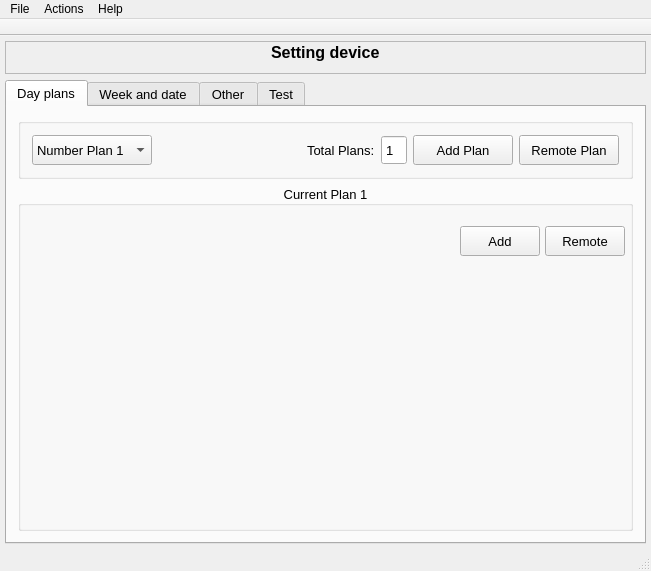
<?xml version="1.0" encoding="UTF-8"?>
<ui version="4.0">
 <class>MainWindow</class>
 <widget class="QMainWindow" name="MainWindow">
  <property name="geometry">
   <rect>
    <x>0</x>
    <y>0</y>
    <width>651</width>
    <height>571</height>
   </rect>
  </property>
  <property name="sizePolicy">
   <sizepolicy hsizetype="Minimum" vsizetype="Preferred">
    <horstretch>0</horstretch>
    <verstretch>0</verstretch>
   </sizepolicy>
  </property>
  <property name="contextMenuPolicy">
   <enum>Qt::NoContextMenu</enum>
  </property>
  <property name="windowTitle">
   <string>MainWindow</string>
  </property>
  <property name="tabShape">
   <enum>QTabWidget::Rounded</enum>
  </property>
  <widget class="QWidget" name="centralWidget">
   <layout class="QGridLayout" name="gridLayout">
    <property name="leftMargin">
     <number>0</number>
    </property>
    <property name="topMargin">
     <number>0</number>
    </property>
    <property name="rightMargin">
     <number>0</number>
    </property>
    <property name="bottomMargin">
     <number>0</number>
    </property>
    <property name="spacing">
     <number>0</number>
    </property>
    <item row="0" column="0">
     <widget class="QStackedWidget" name="stackedWidget">
      <property name="currentIndex">
       <number>0</number>
      </property>
      <widget class="QWidget" name="setting">
       <layout class="QGridLayout" name="gridLayout_2">
        <property name="leftMargin">
         <number>5</number>
        </property>
        <property name="topMargin">
         <number>5</number>
        </property>
        <property name="rightMargin">
         <number>5</number>
        </property>
        <property name="bottomMargin">
         <number>5</number>
        </property>
        <property name="spacing">
         <number>5</number>
        </property>
        <item row="0" column="0">
         <layout class="QVBoxLayout" name="verticalLayout">
          <item>
           <widget class="QFrame" name="frame">
            <property name="frameShape">
             <enum>QFrame::StyledPanel</enum>
            </property>
            <property name="frameShadow">
             <enum>QFrame::Raised</enum>
            </property>
            <layout class="QHBoxLayout" name="horizontalLayout">
             <property name="topMargin">
              <number>0</number>
             </property>
             <item>
              <spacer name="horizontalSpacer">
               <property name="orientation">
                <enum>Qt::Horizontal</enum>
               </property>
               <property name="sizeHint" stdset="0">
                <size>
                 <width>217</width>
                 <height>20</height>
                </size>
               </property>
              </spacer>
             </item>
             <item>
              <widget class="QLabel" name="label">
               <property name="font">
                <font>
                 <pointsize>12</pointsize>
                 <weight>75</weight>
                 <bold>true</bold>
                </font>
               </property>
               <property name="text">
                <string>Setting device</string>
               </property>
              </widget>
             </item>
             <item>
              <spacer name="horizontalSpacer_2">
               <property name="orientation">
                <enum>Qt::Horizontal</enum>
               </property>
               <property name="sizeHint" stdset="0">
                <size>
                 <width>217</width>
                 <height>20</height>
                </size>
               </property>
              </spacer>
             </item>
            </layout>
           </widget>
          </item>
          <item>
           <widget class="QTabWidget" name="tabWidget">
            <property name="font">
             <font>
              <pointsize>10</pointsize>
             </font>
            </property>
            <property name="tabPosition">
             <enum>QTabWidget::North</enum>
            </property>
            <property name="tabShape">
             <enum>QTabWidget::Rounded</enum>
            </property>
            <property name="currentIndex">
             <number>0</number>
            </property>
            <property name="elideMode">
             <enum>Qt::ElideNone</enum>
            </property>
            <widget class="QWidget" name="DayPlans">
             <attribute name="title">
              <string>Day plans</string>
             </attribute>
             <layout class="QVBoxLayout" name="verticalLayout_6">
              <item>
               <widget class="QGroupBox" name="gbPlanDay">
                <property name="maximumSize">
                 <size>
                  <width>16777215</width>
                  <height>70</height>
                 </size>
                </property>
                <property name="title">
                 <string/>
                </property>
                <property name="alignment">
                 <set>Qt::AlignCenter</set>
                </property>
                <layout class="QHBoxLayout" name="horizontalLayout_10">
                 <item>
                  <widget class="QComboBox" name="cbSelectPlan">
                   <property name="minimumSize">
                    <size>
                     <width>120</width>
                     <height>30</height>
                    </size>
                   </property>
                   <property name="toolTipDuration">
                    <number>0</number>
                   </property>
                   <property name="currentIndex">
                    <number>0</number>
                   </property>
                   <item>
                    <property name="text">
                     <string>Number Plan 1</string>
                    </property>
                   </item>
                  </widget>
                 </item>
                 <item>
                  <spacer name="horizontalSpacer_long">
                   <property name="orientation">
                    <enum>Qt::Horizontal</enum>
                   </property>
                   <property name="sizeHint" stdset="0">
                    <size>
                     <width>40</width>
                     <height>20</height>
                    </size>
                   </property>
                  </spacer>
                 </item>
                 <item>
                  <widget class="QLabel" name="label_53">
                   <property name="minimumSize">
                    <size>
                     <width>0</width>
                     <height>30</height>
                    </size>
                   </property>
                   <property name="text">
                    <string>Total Plans:</string>
                   </property>
                  </widget>
                 </item>
                 <item>
                  <widget class="QSpinBox" name="sbTotalPlan">
                   <property name="minimumSize">
                    <size>
                     <width>0</width>
                     <height>30</height>
                    </size>
                   </property>
                   <property name="font">
                    <font>
                     <pointsize>10</pointsize>
                    </font>
                   </property>
                   <property name="wrapping">
                    <bool>false</bool>
                   </property>
                   <property name="frame">
                    <bool>true</bool>
                   </property>
                   <property name="readOnly">
                    <bool>true</bool>
                   </property>
                   <property name="buttonSymbols">
                    <enum>QAbstractSpinBox::NoButtons</enum>
                   </property>
                   <property name="minimum">
                    <number>1</number>
                   </property>
                   <property name="maximum">
                    <number>24</number>
                   </property>
                  </widget>
                 </item>
                 <item>
                  <widget class="QPushButton" name="pbAddPlan">
                   <property name="minimumSize">
                    <size>
                     <width>100</width>
                     <height>30</height>
                    </size>
                   </property>
                   <property name="text">
                    <string>Add Plan</string>
                   </property>
                  </widget>
                 </item>
                 <item>
                  <widget class="QPushButton" name="pbRemotePlan">
                   <property name="minimumSize">
                    <size>
                     <width>100</width>
                     <height>30</height>
                    </size>
                   </property>
                   <property name="text">
                    <string>Remote Plan</string>
                   </property>
                  </widget>
                 </item>
                </layout>
               </widget>
              </item>
              <item>
               <widget class="QGroupBox" name="gbCurrentPlan">
                <property name="title">
                 <string>Current Plan 1</string>
                </property>
                <property name="alignment">
                 <set>Qt::AlignCenter</set>
                </property>
                <layout class="QVBoxLayout" name="verticalLayout_7" stretch="0,1">
                 <property name="spacing">
                  <number>0</number>
                 </property>
                 <property name="leftMargin">
                  <number>5</number>
                 </property>
                 <property name="topMargin">
                  <number>20</number>
                 </property>
                 <property name="rightMargin">
                  <number>5</number>
                 </property>
                 <property name="bottomMargin">
                  <number>0</number>
                 </property>
                 <item>
                  <layout class="QHBoxLayout" name="horizontalLayout_13" stretch="1,0,0">
                   <property name="spacing">
                    <number>5</number>
                   </property>
                   <property name="leftMargin">
                    <number>0</number>
                   </property>
                   <property name="topMargin">
                    <number>0</number>
                   </property>
                   <property name="rightMargin">
                    <number>0</number>
                   </property>
                   <property name="bottomMargin">
                    <number>0</number>
                   </property>
                   <item>
                    <spacer name="horizontalSpacer_5">
                     <property name="orientation">
                      <enum>Qt::Horizontal</enum>
                     </property>
                     <property name="sizeHint" stdset="0">
                      <size>
                       <width>40</width>
                       <height>20</height>
                      </size>
                     </property>
                    </spacer>
                   </item>
                   <item>
                    <widget class="QPushButton" name="pbAddItemPlan">
                     <property name="minimumSize">
                      <size>
                       <width>0</width>
                       <height>30</height>
                      </size>
                     </property>
                     <property name="text">
                      <string>Add</string>
                     </property>
                    </widget>
                   </item>
                   <item>
                    <widget class="QPushButton" name="pbRemoteItemPlan">
                     <property name="minimumSize">
                      <size>
                       <width>0</width>
                       <height>30</height>
                      </size>
                     </property>
                     <property name="text">
                      <string>Remote</string>
                     </property>
                    </widget>
                   </item>
                  </layout>
                 </item>
                 <item>
                  <widget class="QWidget" name="planWidget" native="true"/>
                 </item>
                </layout>
               </widget>
              </item>
             </layout>
            </widget>
            <widget class="QWidget" name="WeekDate">
             <attribute name="title">
              <string>Week and date</string>
             </attribute>
             <layout class="QGridLayout" name="gridLayout_13">
              <item row="0" column="0">
               <widget class="QGroupBox" name="groupBoxWeek">
                <property name="minimumSize">
                 <size>
                  <width>250</width>
                  <height>0</height>
                 </size>
                </property>
                <property name="maximumSize">
                 <size>
                  <width>16777215</width>
                  <height>16777215</height>
                 </size>
                </property>
                <property name="title">
                 <string>Plan for the week</string>
                </property>
                <property name="alignment">
                 <set>Qt::AlignCenter</set>
                </property>
                <layout class="QFormLayout" name="formLayout_9">
                 <item row="1" column="0">
                  <widget class="QLabel" name="label_45">
                   <property name="minimumSize">
                    <size>
                     <width>0</width>
                     <height>30</height>
                    </size>
                   </property>
                   <property name="text">
                    <string>Monday:</string>
                   </property>
                  </widget>
                 </item>
                 <item row="2" column="0">
                  <widget class="QLabel" name="label_46">
                   <property name="minimumSize">
                    <size>
                     <width>0</width>
                     <height>30</height>
                    </size>
                   </property>
                   <property name="text">
                    <string>Tuesday:</string>
                   </property>
                  </widget>
                 </item>
                 <item row="3" column="0">
                  <widget class="QLabel" name="label_47">
                   <property name="minimumSize">
                    <size>
                     <width>0</width>
                     <height>30</height>
                    </size>
                   </property>
                   <property name="text">
                    <string>Wednesday:</string>
                   </property>
                  </widget>
                 </item>
                 <item row="4" column="0">
                  <widget class="QLabel" name="label_48">
                   <property name="minimumSize">
                    <size>
                     <width>0</width>
                     <height>30</height>
                    </size>
                   </property>
                   <property name="text">
                    <string>Thursday:</string>
                   </property>
                  </widget>
                 </item>
                 <item row="5" column="0">
                  <widget class="QLabel" name="label_49">
                   <property name="minimumSize">
                    <size>
                     <width>0</width>
                     <height>30</height>
                    </size>
                   </property>
                   <property name="text">
                    <string>Friday:</string>
                   </property>
                  </widget>
                 </item>
                 <item row="6" column="0">
                  <widget class="QLabel" name="label_50">
                   <property name="minimumSize">
                    <size>
                     <width>0</width>
                     <height>30</height>
                    </size>
                   </property>
                   <property name="text">
                    <string>Saturday:</string>
                   </property>
                  </widget>
                 </item>
                 <item row="1" column="1">
                  <widget class="QSpinBox" name="sbMonday">
                   <property name="minimumSize">
                    <size>
                     <width>0</width>
                     <height>30</height>
                    </size>
                   </property>
                   <property name="minimum">
                    <number>1</number>
                   </property>
                   <property name="maximum">
                    <number>1</number>
                   </property>
                  </widget>
                 </item>
                 <item row="2" column="1">
                  <widget class="QSpinBox" name="sbTuesday">
                   <property name="minimumSize">
                    <size>
                     <width>0</width>
                     <height>30</height>
                    </size>
                   </property>
                   <property name="minimum">
                    <number>1</number>
                   </property>
                   <property name="maximum">
                    <number>1</number>
                   </property>
                  </widget>
                 </item>
                 <item row="3" column="1">
                  <widget class="QSpinBox" name="sbWednesday">
                   <property name="minimumSize">
                    <size>
                     <width>0</width>
                     <height>30</height>
                    </size>
                   </property>
                   <property name="minimum">
                    <number>1</number>
                   </property>
                   <property name="maximum">
                    <number>1</number>
                   </property>
                  </widget>
                 </item>
                 <item row="4" column="1">
                  <widget class="QSpinBox" name="sbThursday">
                   <property name="minimumSize">
                    <size>
                     <width>0</width>
                     <height>30</height>
                    </size>
                   </property>
                   <property name="minimum">
                    <number>1</number>
                   </property>
                   <property name="maximum">
                    <number>1</number>
                   </property>
                  </widget>
                 </item>
                 <item row="5" column="1">
                  <widget class="QSpinBox" name="sbFriday">
                   <property name="minimumSize">
                    <size>
                     <width>0</width>
                     <height>30</height>
                    </size>
                   </property>
                   <property name="minimum">
                    <number>1</number>
                   </property>
                   <property name="maximum">
                    <number>1</number>
                   </property>
                  </widget>
                 </item>
                 <item row="6" column="1">
                  <widget class="QSpinBox" name="sbSaturday">
                   <property name="minimumSize">
                    <size>
                     <width>0</width>
                     <height>30</height>
                    </size>
                   </property>
                   <property name="minimum">
                    <number>1</number>
                   </property>
                   <property name="maximum">
                    <number>1</number>
                   </property>
                  </widget>
                 </item>
                 <item row="7" column="0">
                  <widget class="QLabel" name="label_51">
                   <property name="minimumSize">
                    <size>
                     <width>0</width>
                     <height>30</height>
                    </size>
                   </property>
                   <property name="text">
                    <string>Sunday:</string>
                   </property>
                  </widget>
                 </item>
                 <item row="7" column="1">
                  <widget class="QSpinBox" name="sbSunday">
                   <property name="minimumSize">
                    <size>
                     <width>0</width>
                     <height>30</height>
                    </size>
                   </property>
                   <property name="minimum">
                    <number>1</number>
                   </property>
                   <property name="maximum">
                    <number>1</number>
                   </property>
                  </widget>
                 </item>
                 <item row="0" column="1">
                  <widget class="QLabel" name="label_52">
                   <property name="minimumSize">
                    <size>
                     <width>0</width>
                     <height>30</height>
                    </size>
                   </property>
                   <property name="text">
                    <string>Set plan number.</string>
                   </property>
                  </widget>
                 </item>
                </layout>
               </widget>
              </item>
              <item row="0" column="1">
               <widget class="QGroupBox" name="groupBoxHoliday">
                <property name="title">
                 <string>Holiday plan</string>
                </property>
                <property name="alignment">
                 <set>Qt::AlignCenter</set>
                </property>
                <layout class="QVBoxLayout" name="verticalLayout_8" stretch="0,1">
                 <property name="spacing">
                  <number>0</number>
                 </property>
                 <property name="leftMargin">
                  <number>5</number>
                 </property>
                 <property name="topMargin">
                  <number>20</number>
                 </property>
                 <property name="rightMargin">
                  <number>5</number>
                 </property>
                 <property name="bottomMargin">
                  <number>0</number>
                 </property>
                 <item>
                  <layout class="QHBoxLayout" name="horizontalLayout_14" stretch="1,0,0,1">
                   <property name="spacing">
                    <number>5</number>
                   </property>
                   <item>
                    <spacer name="horizontalSpacer_6">
                     <property name="orientation">
                      <enum>Qt::Horizontal</enum>
                     </property>
                     <property name="sizeHint" stdset="0">
                      <size>
                       <width>40</width>
                       <height>20</height>
                      </size>
                     </property>
                    </spacer>
                   </item>
                   <item>
                    <widget class="QPushButton" name="pbAddHoliday">
                     <property name="text">
                      <string>Add</string>
                     </property>
                    </widget>
                   </item>
                   <item>
                    <widget class="QPushButton" name="pbRemoteHoliday">
                     <property name="text">
                      <string>Remote</string>
                     </property>
                    </widget>
                   </item>
                   <item>
                    <spacer name="horizontalSpacer_7">
                     <property name="orientation">
                      <enum>Qt::Horizontal</enum>
                     </property>
                     <property name="sizeHint" stdset="0">
                      <size>
                       <width>40</width>
                       <height>20</height>
                      </size>
                     </property>
                    </spacer>
                   </item>
                  </layout>
                 </item>
                 <item>
                  <widget class="QWidget" name="wHoliday" native="true"/>
                 </item>
                </layout>
               </widget>
              </item>
             </layout>
            </widget>
            <widget class="QWidget" name="other">
             <attribute name="title">
              <string>Other</string>
             </attribute>
             <layout class="QVBoxLayout" name="verticalLayout_2">
              <item>
               <widget class="QGroupBox" name="gb_acceleration">
                <property name="title">
                 <string>Sound acceleration</string>
                </property>
                <property name="alignment">
                 <set>Qt::AlignLeading|Qt::AlignLeft|Qt::AlignTop</set>
                </property>
                <property name="flat">
                 <bool>false</bool>
                </property>
                <property name="checkable">
                 <bool>true</bool>
                </property>
                <property name="checked">
                 <bool>true</bool>
                </property>
                <layout class="QHBoxLayout" name="horizontalLayout_5">
                 <item>
                  <widget class="QLabel" name="label_20">
                   <property name="minimumSize">
                    <size>
                     <width>0</width>
                     <height>30</height>
                    </size>
                   </property>
                   <property name="font">
                    <font>
                     <pointsize>10</pointsize>
                    </font>
                   </property>
                   <property name="text">
                    <string>Acceleration time (c.):</string>
                   </property>
                  </widget>
                 </item>
                 <item>
                  <widget class="QSpinBox" name="sb_time_acceleration">
                   <property name="minimumSize">
                    <size>
                     <width>0</width>
                     <height>30</height>
                    </size>
                   </property>
                   <property name="font">
                    <font>
                     <pointsize>10</pointsize>
                    </font>
                   </property>
                   <property name="maximum">
                    <number>99</number>
                   </property>
                   <property name="value">
                    <number>4</number>
                   </property>
                   <property name="displayIntegerBase">
                    <number>10</number>
                   </property>
                  </widget>
                 </item>
                </layout>
               </widget>
              </item>
              <item>
               <widget class="QGroupBox" name="gbOtherDate_Time">
                <property name="title">
                 <string>Date\Time</string>
                </property>
                <property name="checkable">
                 <bool>true</bool>
                </property>
                <property name="checked">
                 <bool>false</bool>
                </property>
                <layout class="QHBoxLayout" name="horizontalLayout_6">
                 <property name="spacing">
                  <number>5</number>
                 </property>
                 <property name="leftMargin">
                  <number>10</number>
                 </property>
                 <property name="topMargin">
                  <number>20</number>
                 </property>
                 <property name="rightMargin">
                  <number>10</number>
                 </property>
                 <property name="bottomMargin">
                  <number>10</number>
                 </property>
                 <item>
                  <widget class="QLabel" name="lb_set_data_time">
                   <property name="text">
                    <string>Set DataTime:</string>
                   </property>
                  </widget>
                 </item>
                 <item>
                  <widget class="QDateTimeEdit" name="dateTimeEdit">
                   <property name="wrapping">
                    <bool>false</bool>
                   </property>
                   <property name="frame">
                    <bool>true</bool>
                   </property>
                   <property name="readOnly">
                    <bool>false</bool>
                   </property>
                   <property name="displayFormat">
                    <string>dd.MM.yyyy H:mm:ss</string>
                   </property>
                  </widget>
                 </item>
                </layout>
               </widget>
              </item>
              <item>
               <widget class="QGroupBox" name="gbOtherSound">
                <property name="title">
                 <string>Sound</string>
                </property>
                <property name="checkable">
                 <bool>false</bool>
                </property>
                <property name="checked">
                 <bool>false</bool>
                </property>
                <layout class="QHBoxLayout" name="horizontalLayout_3" stretch="0,0">
                 <property name="spacing">
                  <number>5</number>
                 </property>
                 <property name="leftMargin">
                  <number>10</number>
                 </property>
                 <property name="topMargin">
                  <number>20</number>
                 </property>
                 <property name="rightMargin">
                  <number>10</number>
                 </property>
                 <property name="bottomMargin">
                  <number>10</number>
                 </property>
                 <item>
                  <widget class="QLabel" name="lbOther">
                   <property name="minimumSize">
                    <size>
                     <width>0</width>
                     <height>30</height>
                    </size>
                   </property>
                   <property name="font">
                    <font>
                     <pointsize>10</pointsize>
                    </font>
                   </property>
                   <property name="text">
                    <string>Sound number:</string>
                   </property>
                  </widget>
                 </item>
                 <item>
                  <widget class="QSpinBox" name="sb_sound_number">
                   <property name="enabled">
                    <bool>true</bool>
                   </property>
                   <property name="minimum">
                    <number>1</number>
                   </property>
                   <property name="maximum">
                    <number>4</number>
                   </property>
                  </widget>
                 </item>
                </layout>
               </widget>
              </item>
              <item>
               <widget class="QGroupBox" name="gbRS485">
                <property name="title">
                 <string>RS485 Enabled</string>
                </property>
                <property name="checkable">
                 <bool>true</bool>
                </property>
                <property name="checked">
                 <bool>false</bool>
                </property>
                <layout class="QHBoxLayout" name="horizontalLayout_4" stretch="0,0">
                 <property name="spacing">
                  <number>5</number>
                 </property>
                 <property name="leftMargin">
                  <number>10</number>
                 </property>
                 <property name="topMargin">
                  <number>20</number>
                 </property>
                 <property name="rightMargin">
                  <number>10</number>
                 </property>
                 <property name="bottomMargin">
                  <number>10</number>
                 </property>
                 <item>
                  <widget class="QLabel" name="lb_direct_number">
                   <property name="text">
                    <string>Set direct number:</string>
                   </property>
                  </widget>
                 </item>
                 <item>
                  <widget class="QSpinBox" name="sb_data_direct">
                   <property name="minimum">
                    <number>1</number>
                   </property>
                  </widget>
                 </item>
                </layout>
               </widget>
              </item>
              <item>
               <spacer name="verticalSpacer">
                <property name="orientation">
                 <enum>Qt::Vertical</enum>
                </property>
                <property name="sizeHint" stdset="0">
                 <size>
                  <width>58</width>
                  <height>104</height>
                 </size>
                </property>
               </spacer>
              </item>
             </layout>
            </widget>
            <widget class="QWidget" name="test">
             <attribute name="title">
              <string>Test</string>
             </attribute>
             <layout class="QGridLayout" name="gridLayout_3">
              <item row="0" column="0">
               <layout class="QFormLayout" name="formLayout_3">
                <item row="0" column="0">
                 <widget class="QLabel" name="lb_time">
                  <property name="text">
                   <string>Data/Time:</string>
                  </property>
                 </widget>
                </item>
                <item row="0" column="1">
                 <widget class="QLabel" name="lb_data_time">
                  <property name="text">
                   <string>01.01.2018 00:00</string>
                  </property>
                 </widget>
                </item>
                <item row="1" column="0">
                 <widget class="QLabel" name="lb_curr_pl">
                  <property name="text">
                   <string>Current plan:</string>
                  </property>
                 </widget>
                </item>
                <item row="1" column="1">
                 <widget class="QLabel" name="lb_data_plan">
                  <property name="text">
                   <string>0</string>
                  </property>
                 </widget>
                </item>
                <item row="2" column="0">
                 <widget class="QLabel" name="lb_curr_itm">
                  <property name="text">
                   <string>Current item:</string>
                  </property>
                 </widget>
                </item>
                <item row="2" column="1">
                 <widget class="QLabel" name="lb_data_item">
                  <property name="text">
                   <string>0</string>
                  </property>
                 </widget>
                </item>
                <item row="3" column="0">
                 <widget class="QLabel" name="lb_curr_value">
                  <property name="text">
                   <string>Current volume:</string>
                  </property>
                 </widget>
                </item>
                <item row="3" column="1">
                 <widget class="QLabel" name="lb_data_value">
                  <property name="text">
                   <string>0</string>
                  </property>
                 </widget>
                </item>
                <item row="5" column="0">
                 <spacer name="horizontalSpacer_8">
                  <property name="orientation">
                   <enum>Qt::Horizontal</enum>
                  </property>
                  <property name="sizeHint" stdset="0">
                   <size>
                    <width>40</width>
                    <height>20</height>
                   </size>
                  </property>
                 </spacer>
                </item>
                <item row="5" column="1">
                 <widget class="QPushButton" name="pb_GetStatus">
                  <property name="text">
                   <string>Get</string>
                  </property>
                 </widget>
                </item>
                <item row="4" column="0">
                 <widget class="QLabel" name="lb_error">
                  <property name="text">
                   <string>Error number:</string>
                  </property>
                 </widget>
                </item>
                <item row="4" column="1">
                 <widget class="QLabel" name="lb_data_error">
                  <property name="text">
                   <string>0</string>
                  </property>
                 </widget>
                </item>
               </layout>
              </item>
             </layout>
            </widget>
           </widget>
          </item>
         </layout>
        </item>
       </layout>
      </widget>
      <widget class="QWidget" name="diagnosis">
       <layout class="QGridLayout" name="gridLayout_12">
        <item row="0" column="0" colspan="2">
         <widget class="QFrame" name="frame_2">
          <property name="maximumSize">
           <size>
            <width>16777215</width>
            <height>40</height>
           </size>
          </property>
          <property name="frameShape">
           <enum>QFrame::StyledPanel</enum>
          </property>
          <property name="frameShadow">
           <enum>QFrame::Raised</enum>
          </property>
          <layout class="QHBoxLayout" name="horizontalLayout_2">
           <item>
            <spacer name="horizontalSpacer_3">
             <property name="orientation">
              <enum>Qt::Horizontal</enum>
             </property>
             <property name="sizeHint" stdset="0">
              <size>
               <width>155</width>
               <height>18</height>
              </size>
             </property>
            </spacer>
           </item>
           <item>
            <widget class="QLabel" name="label_2">
             <property name="font">
              <font>
               <pointsize>12</pointsize>
               <weight>75</weight>
               <bold>true</bold>
              </font>
             </property>
             <property name="text">
              <string>Exchange and diagnosis</string>
             </property>
            </widget>
           </item>
           <item>
            <spacer name="horizontalSpacer_4">
             <property name="orientation">
              <enum>Qt::Horizontal</enum>
             </property>
             <property name="sizeHint" stdset="0">
              <size>
               <width>154</width>
               <height>18</height>
              </size>
             </property>
            </spacer>
           </item>
          </layout>
         </widget>
        </item>
        <item row="1" column="0">
         <spacer name="verticalSpacer_2">
          <property name="orientation">
           <enum>Qt::Vertical</enum>
          </property>
          <property name="sizeHint" stdset="0">
           <size>
            <width>20</width>
            <height>40</height>
           </size>
          </property>
         </spacer>
        </item>
       </layout>
      </widget>
     </widget>
    </item>
   </layout>
  </widget>
  <widget class="QMenuBar" name="menuBar">
   <property name="geometry">
    <rect>
     <x>0</x>
     <y>0</y>
     <width>651</width>
     <height>26</height>
    </rect>
   </property>
   <widget class="QMenu" name="menuFile">
    <property name="title">
     <string>File</string>
    </property>
    <addaction name="separator"/>
    <addaction name="actionOpenProject"/>
    <addaction name="actionSaveProject"/>
    <addaction name="actionExit"/>
   </widget>
   <widget class="QMenu" name="menuHelp">
    <property name="title">
     <string>Help</string>
    </property>
    <addaction name="actionAbout"/>
   </widget>
   <widget class="QMenu" name="menuActive">
    <property name="title">
     <string>Actions</string>
    </property>
    <addaction name="actionWrite"/>
    <addaction name="actionRead"/>
    <addaction name="actionDevice"/>
   </widget>
   <addaction name="menuFile"/>
   <addaction name="menuActive"/>
   <addaction name="menuHelp"/>
  </widget>
  <widget class="QToolBar" name="mainToolBar">
   <property name="movable">
    <bool>false</bool>
   </property>
   <property name="allowedAreas">
    <set>Qt::AllToolBarAreas</set>
   </property>
   <property name="orientation">
    <enum>Qt::Horizontal</enum>
   </property>
   <property name="iconSize">
    <size>
     <width>24</width>
     <height>24</height>
    </size>
   </property>
   <property name="toolButtonStyle">
    <enum>Qt::ToolButtonTextUnderIcon</enum>
   </property>
   <property name="floatable">
    <bool>false</bool>
   </property>
   <attribute name="toolBarArea">
    <enum>TopToolBarArea</enum>
   </attribute>
   <attribute name="toolBarBreak">
    <bool>false</bool>
   </attribute>
  </widget>
  <widget class="QStatusBar" name="statusBar"/>
  <action name="actionExit">
   <property name="icon">
    <iconset resource="Resources.qrc">
     <normaloff>:/ico/icoexit.ico</normaloff>:/ico/icoexit.ico</iconset>
   </property>
   <property name="text">
    <string>&amp;Exit</string>
   </property>
   <property name="shortcut">
    <string>Alt+E</string>
   </property>
  </action>
  <action name="actionWrite">
   <property name="icon">
    <iconset resource="Resources.qrc">
     <normaloff>:/ico/icowrite.ico</normaloff>:/ico/icowrite.ico</iconset>
   </property>
   <property name="text">
    <string>Write All</string>
   </property>
   <property name="toolTip">
    <string>Write All</string>
   </property>
  </action>
  <action name="actionRead">
   <property name="icon">
    <iconset resource="Resources.qrc">
     <normaloff>:/ico/icoread.ico</normaloff>:/ico/icoread.ico</iconset>
   </property>
   <property name="text">
    <string>Read All</string>
   </property>
   <property name="toolTip">
    <string>Read All</string>
   </property>
  </action>
  <action name="actionDevice">
   <property name="icon">
    <iconset resource="Resources.qrc">
     <normaloff>:/ico/icosetting.ico</normaloff>:/ico/icosetting.ico</iconset>
   </property>
   <property name="text">
    <string>Device</string>
   </property>
  </action>
  <action name="actionAbout">
   <property name="icon">
    <iconset resource="Resources.qrc">
     <normaloff>:/ico/icoinfo.ico</normaloff>:/ico/icoinfo.ico</iconset>
   </property>
   <property name="text">
    <string>About</string>
   </property>
  </action>
  <action name="actionOpenProject">
   <property name="icon">
    <iconset resource="Resources.qrc">
     <normaloff>:/ico/icofolder.ico</normaloff>:/ico/icofolder.ico</iconset>
   </property>
   <property name="text">
    <string>Open</string>
   </property>
   <property name="shortcut">
    <string>Ctrl+O</string>
   </property>
  </action>
  <action name="actionSaveProject">
   <property name="icon">
    <iconset resource="Resources.qrc">
     <normaloff>:/ico/icosave.ico</normaloff>:/ico/icosave.ico</iconset>
   </property>
   <property name="text">
    <string>Save</string>
   </property>
   <property name="shortcut">
    <string>Ctrl+S</string>
   </property>
  </action>
 </widget>
 <layoutdefault spacing="6" margin="11"/>
 <resources>
  <include location="Resources.qrc"/>
 </resources>
 <connections>
  <connection>
   <sender>actionExit</sender>
   <signal>triggered()</signal>
   <receiver>MainWindow</receiver>
   <slot>close()</slot>
   <hints>
    <hint type="sourcelabel">
     <x>-1</x>
     <y>-1</y>
    </hint>
    <hint type="destinationlabel">
     <x>319</x>
     <y>299</y>
    </hint>
   </hints>
  </connection>
 </connections>
</ui>
